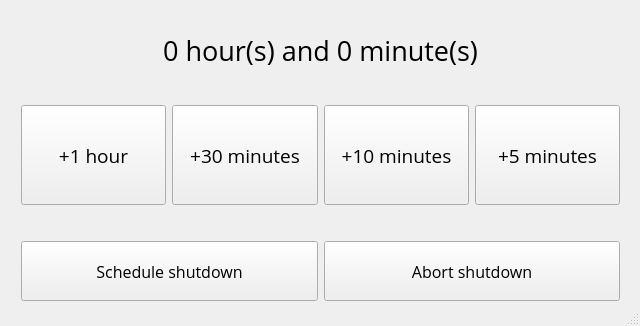
<?xml version="1.0" encoding="UTF-8"?>
<ui version="4.0">
 <class>MainWindow</class>
 <widget class="QMainWindow" name="MainWindow">
  <property name="geometry">
   <rect>
    <x>0</x>
    <y>0</y>
    <width>640</width>
    <height>326</height>
   </rect>
  </property>
  <property name="sizePolicy">
   <sizepolicy hsizetype="Fixed" vsizetype="Fixed">
    <horstretch>0</horstretch>
    <verstretch>0</verstretch>
   </sizepolicy>
  </property>
  <property name="minimumSize">
   <size>
    <width>640</width>
    <height>326</height>
   </size>
  </property>
  <property name="maximumSize">
   <size>
    <width>640</width>
    <height>326</height>
   </size>
  </property>
  <property name="windowTitle">
   <string>Caretaker</string>
  </property>
  <widget class="QWidget" name="centralWidget">
   <widget class="QWidget" name="horizontalLayoutWidget">
    <property name="geometry">
     <rect>
      <x>10</x>
      <y>90</y>
      <width>621</width>
      <height>131</height>
     </rect>
    </property>
    <layout class="QHBoxLayout" name="horizontalLayout">
     <item>
      <widget class="QPushButton" name="addHourBtn">
       <property name="minimumSize">
        <size>
         <width>0</width>
         <height>100</height>
        </size>
       </property>
       <property name="font">
        <font>
         <family>Open Sans</family>
         <pointsize>14</pointsize>
        </font>
       </property>
       <property name="text">
        <string>+1 hour</string>
       </property>
      </widget>
     </item>
     <item>
      <widget class="QPushButton" name="add30MinsBtn">
       <property name="minimumSize">
        <size>
         <width>0</width>
         <height>100</height>
        </size>
       </property>
       <property name="font">
        <font>
         <family>Open Sans</family>
         <pointsize>14</pointsize>
        </font>
       </property>
       <property name="text">
        <string>+30 minutes</string>
       </property>
      </widget>
     </item>
     <item>
      <widget class="QPushButton" name="add10MinsBtn">
       <property name="minimumSize">
        <size>
         <width>0</width>
         <height>100</height>
        </size>
       </property>
       <property name="font">
        <font>
         <family>Open Sans</family>
         <pointsize>14</pointsize>
        </font>
       </property>
       <property name="text">
        <string>+10 minutes</string>
       </property>
      </widget>
     </item>
     <item>
      <widget class="QPushButton" name="add5MinsBtn">
       <property name="minimumSize">
        <size>
         <width>0</width>
         <height>100</height>
        </size>
       </property>
       <property name="font">
        <font>
         <family>Open Sans</family>
         <pointsize>14</pointsize>
        </font>
       </property>
       <property name="text">
        <string>+5 minutes</string>
       </property>
      </widget>
     </item>
    </layout>
   </widget>
   <widget class="QLabel" name="timerTextLabel">
    <property name="geometry">
     <rect>
      <x>20</x>
      <y>30</y>
      <width>601</width>
      <height>41</height>
     </rect>
    </property>
    <property name="font">
     <font>
      <family>Open Sans</family>
      <pointsize>20</pointsize>
     </font>
    </property>
    <property name="text">
     <string>0 hour(s) and 0 minute(s)</string>
    </property>
    <property name="alignment">
     <set>Qt::AlignCenter</set>
    </property>
   </widget>
   <widget class="QWidget" name="horizontalLayoutWidget_2">
    <property name="geometry">
     <rect>
      <x>10</x>
      <y>230</y>
      <width>621</width>
      <height>71</height>
     </rect>
    </property>
    <layout class="QHBoxLayout" name="horizontalLayout_2">
     <item>
      <widget class="QPushButton" name="scheduleShutdownBtn">
       <property name="minimumSize">
        <size>
         <width>0</width>
         <height>60</height>
        </size>
       </property>
       <property name="font">
        <font>
         <family>Open Sans</family>
         <pointsize>12</pointsize>
        </font>
       </property>
       <property name="text">
        <string>Schedule shutdown</string>
       </property>
       <property name="flat">
        <bool>false</bool>
       </property>
      </widget>
     </item>
     <item>
      <widget class="QPushButton" name="abortShutdownBtn">
       <property name="minimumSize">
        <size>
         <width>0</width>
         <height>60</height>
        </size>
       </property>
       <property name="font">
        <font>
         <family>Open Sans</family>
         <pointsize>12</pointsize>
        </font>
       </property>
       <property name="text">
        <string>Abort shutdown</string>
       </property>
      </widget>
     </item>
    </layout>
   </widget>
  </widget>
  <widget class="QStatusBar" name="statusBar"/>
 </widget>
 <layoutdefault spacing="6" margin="11"/>
 <resources/>
 <connections/>
</ui>
